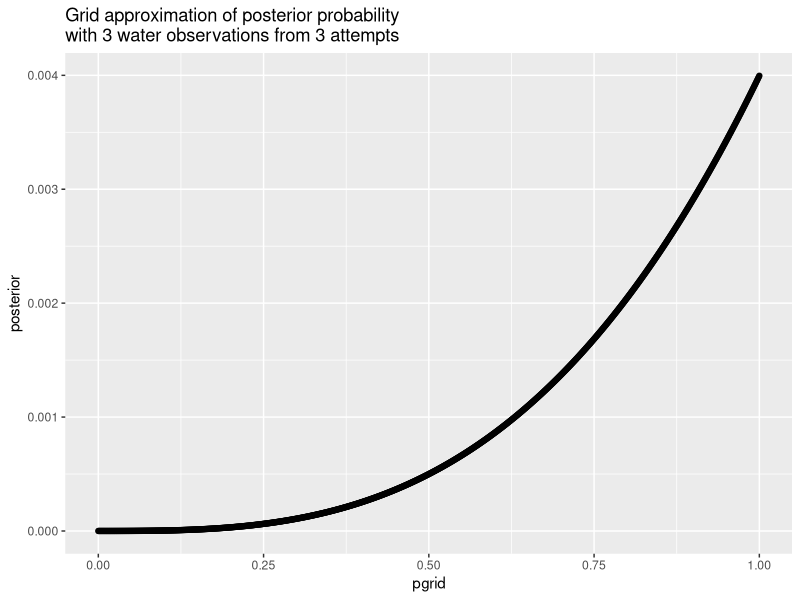
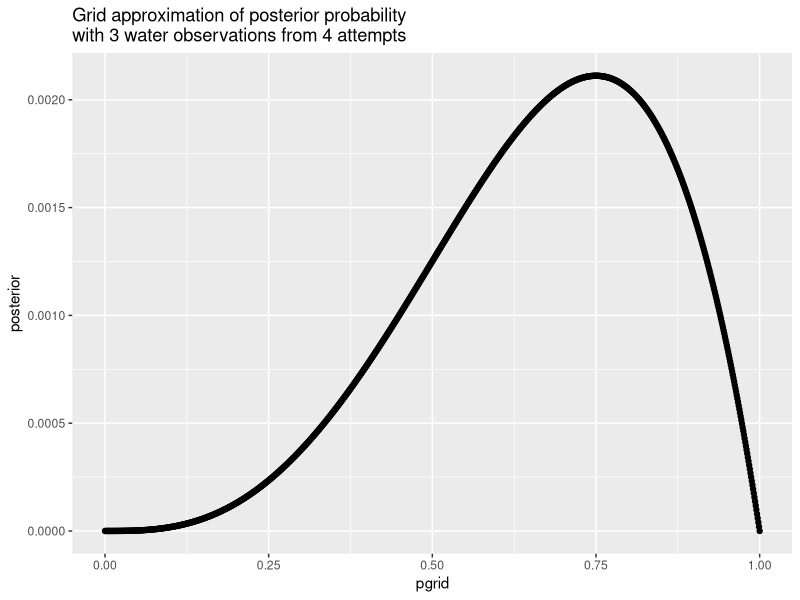
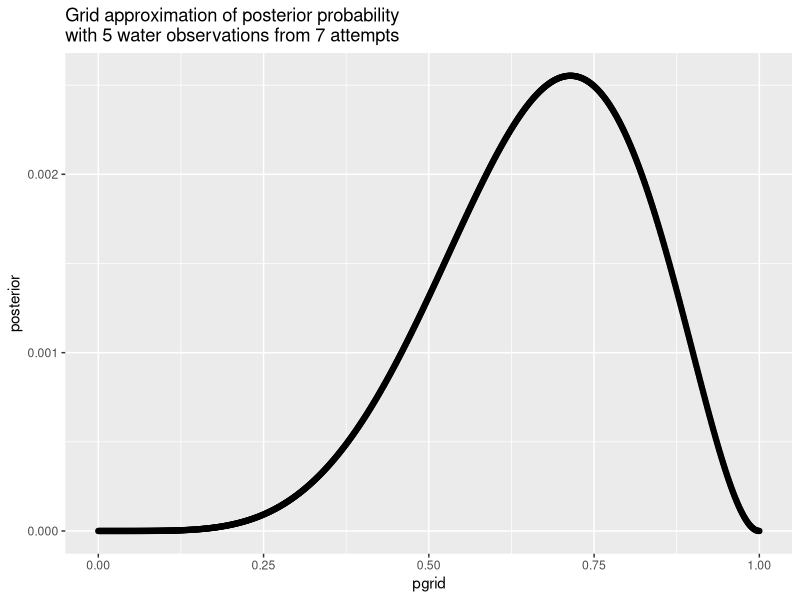
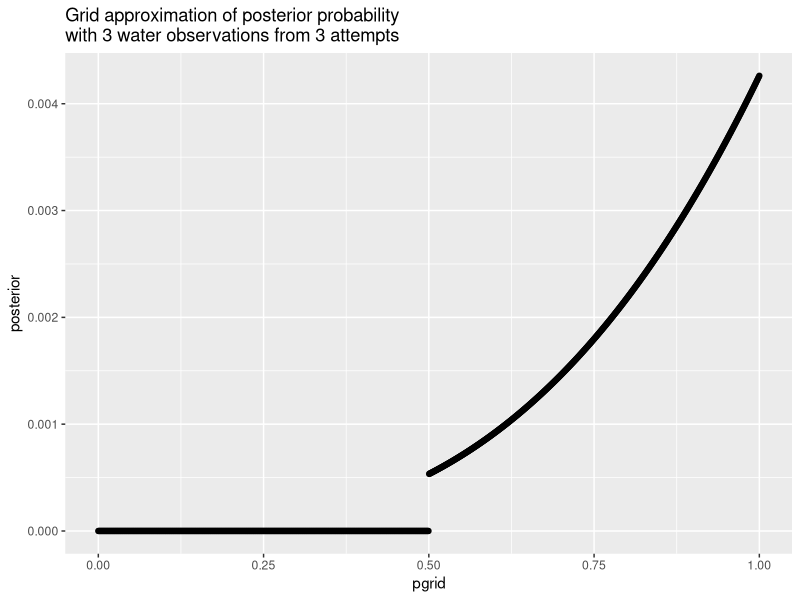
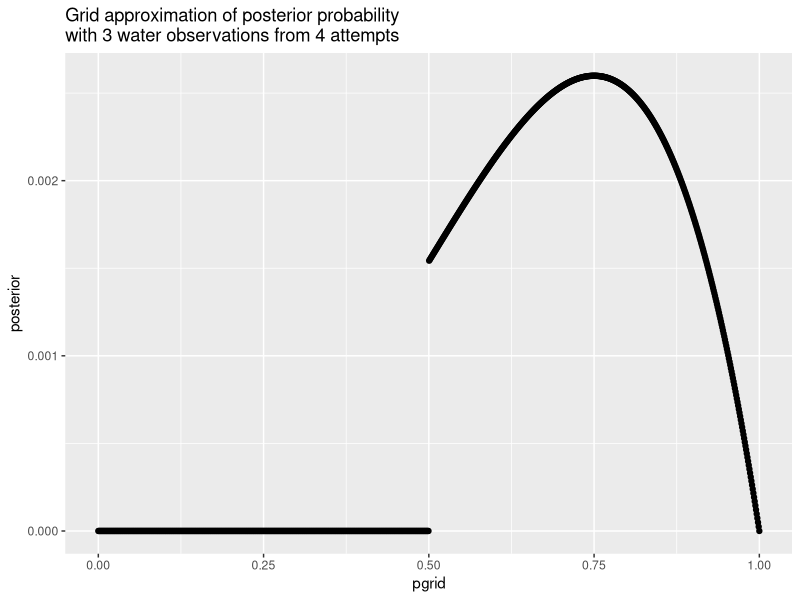
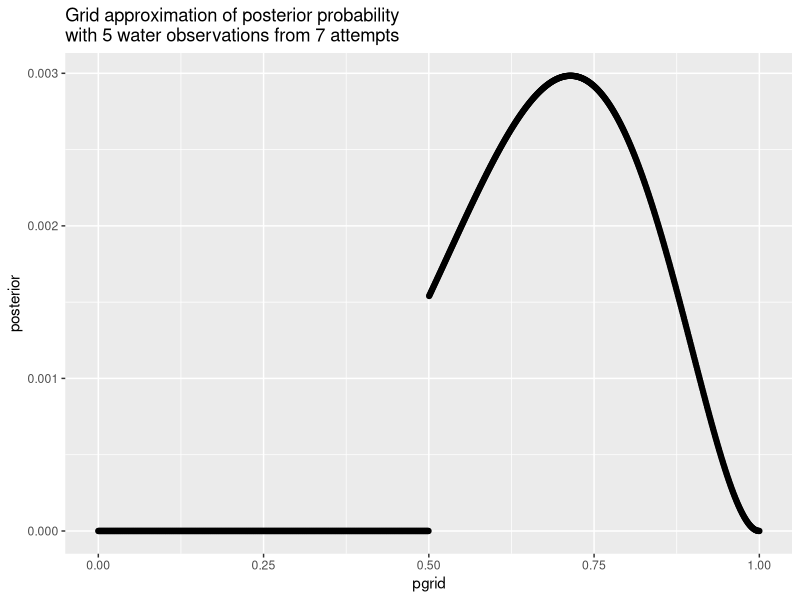

The R script that drew these images, in order:
## ---- chunk 1
globe.gridapprox <- function(water, attempts,points=1000,prior=1,main=NULL) {
  
  library(ggplot2)
  
  #define grid
  pgrid <- seq(0,1,length.out = points)
  
  #compute likelihood
  likelihood <- dbinom(water,attempts,prob=pgrid)
  
  #compute prior
  if(is.numeric(prior) & length(prior)==1) {
    prior <- rep(prior,points)
  } else if (is.character(prior)) {
    prior <- eval(parse(text=prior))
  }
  stopifnot(length(prior)==points)
  
  #compute unstandardized posterior
  unstd.posterior <- likelihood * prior
  
  #standardize it
  posterior <- unstd.posterior/sum(unstd.posterior)
  
  #create title if needed
  if(is.null(main)) main <- paste("Grid approximation of posterior probability\nwith",water,"water observations from",attempts,"attempts")
  
  qplot(pgrid,posterior,main=main)

}

## ---- chunk 2
globe.gridapprox(3,3)
globe.gridapprox(3,4)
globe.gridapprox(5,7)
## ---- chunk 3
globe.gridapprox(3,3,prior="ifelse(pgrid<0.5,0,1)")
globe.gridapprox(3,4,prior="ifelse(pgrid<0.5,0,1)")
globe.gridapprox(5,7,prior="ifelse(pgrid<0.5,0,1)")
